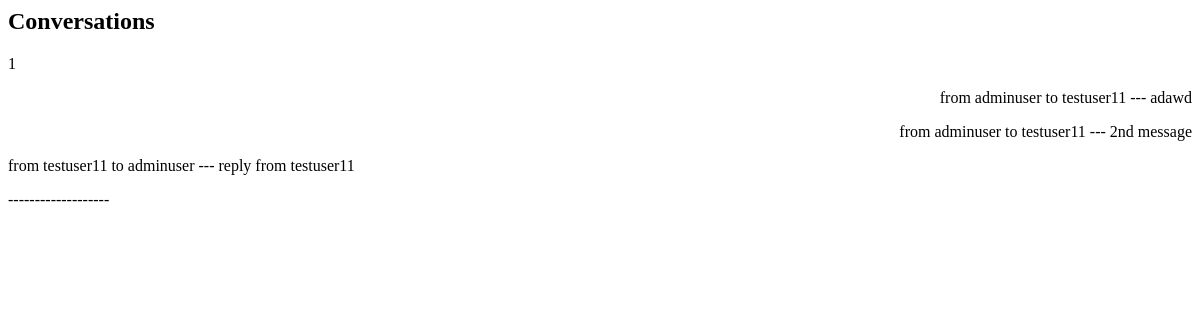
The page /conversations/ (signed in) on the database as committed earlier.
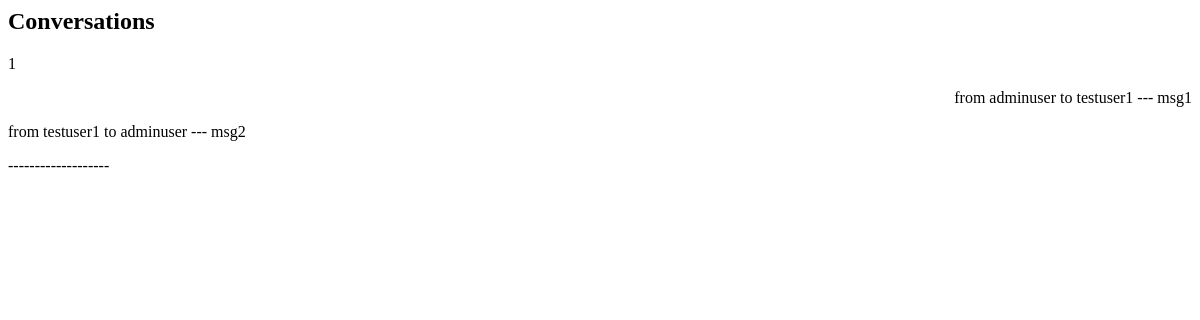
The same page on the database as committed later.
### twitter/models.py (models this page shows, shortened)
class Message(models.Model):
  sender = models.ForeignKey(User, on_delete=models.CASCADE,related_name='message_sender')
  receiver = models.ForeignKey(User, on_delete=models.CASCADE,related_name='message_receiver')
  text = models.TextField()
  when = models.DateTimeField(auto_now_add=True)

class User(AbstractUser):
  username_validator = UsernameValidator()
  email_validator = EmailValidator()
  url_validator = URLValidator()
  phone_validator = PhoneValidator()
  username = models.CharField(_("username"),
                              max_length=15, unique=True,
                              help_text=_("Required. 15 characters or fewer. Letters, digits and _ only."),
                              validators=[username_validator],
                              error_messages={"unique": _("A user with that username already exists."), }, )
  email = models.EmailField(_('email'),
                            unique=True,
                            error_messages={"unique": _("A user with that email already exists."), },
                            validators=[email_validator], )
  phone = models.CharField(_("phone"),
                           max_length=20, unique=True, blank=True, null=True,
                           help_text=_("Full phone number with country code"),
                           validators=[username_validator],
                           error_messages={"unique": _("A user with that phone number already exists."), }, )
  name = models.CharField(max_length=50)
  link = models.CharField(max_length=50, blank=True, validators=[url_validator])
  userpic = models.ImageField(default='default.jpg', upload_to='userpics')
  background = models.ImageField(default='default.jpg', upload_to='backgrounds')
  is_verified = models.BooleanField(default=False)
  bio = models.TextField(max_length=160, blank=True)
  blocked = models.ManyToManyField('self', symmetrical=False, related_name='user_blocked')
  muted = models.ManyToManyField('self', symmetrical=False, related_name='user_muted')
  followers = models.ManyToManyField('self', symmetrical=False, related_name='user_followers')
  following = models.ManyToManyField('self', symmetrical=False, related_name='user_following')
  conversations = models.ManyToManyField('Conversation', symmetrical=False, related_name='user_conversations')
  tweets = models.ManyToManyField('Tweet', symmetrical=False, related_name='user_tweets')
  def __str__(self):
    return f'{self.username}'

class Conversation(models.Model):
  is_pinned = models.BooleanField(default=False)
  messages = models.ManyToManyField(Message, symmetrical=False, related_name='convo_messages')
  participants = models.ManyToManyField(User, symmetrical=False, related_name='convo_participants')

### twitter/views.py (the view)
# urls.py: path('conversations/', ConversationListView.as_view(),name='conversations'),
class ConversationListView(ListView):
  context_object_name = "conversations"
  model = Conversation
  def get_queryset(self):
    return User.objects.get(username=self.request.user).conversations.all()

### twitter/templates/twitter/conversation_list.html
{% block content %}
<h2>Conversations</h2>
<p>{{conversations.count}}</p>
{% for convo in conversations.all %}
  {%for message in convo.messages.all %}
  {%if message.sender == user %}
  <p style="text-align: right; ">from {{message.sender}} to {{message.receiver}} ---  {{message.text}}</p>
  {%else%}
  <p>from {{message.sender}} to {{message.receiver}} ---  {{message.text}}</p>
  {%endif%}
  {% endfor %}
  <p>-------------------</p>
{% endfor %}
{% endblock %}

Rows that differ between the two databases and show on the page:
no longer on this page (row edited): Message: sender "adminuser", receiver "testuser11", text "adawd"
no longer on this page (row edited): Message: sender "adminuser", receiver "testuser11", text "2nd message"
no longer on this page (row edited): Message: sender "testuser11", receiver "adminuser", text "reply from testuser11"
added Message: sender "adminuser", receiver "testuser1", text "msg1"
added Message: sender "testuser1", receiver "adminuser", text "msg2"
